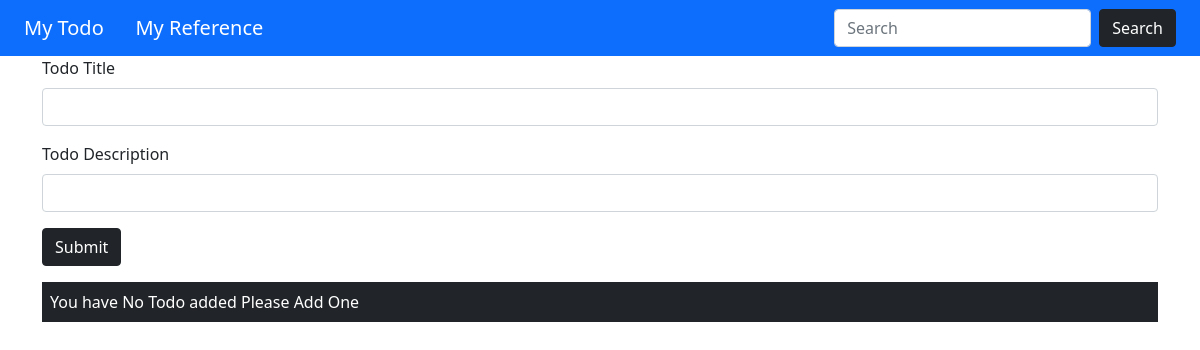
Before: / with the older database file.
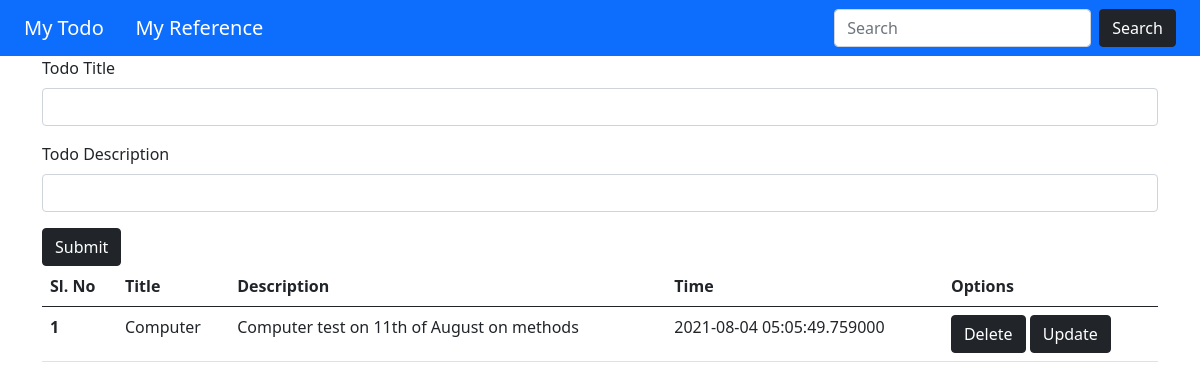
After: the same page with the newer database file.
### app.py (models this page shows)
class Todo(db.Model):
    sno = db.Column(db.Integer, primary_key = True)
    title = db.Column(db.String(200), nullable = False)
    desc = db.Column(db.String(500), nullable =False )
    date_created = db.Column(db.DateTime, default=datetime.utcnow)

### app.py (the view)
@app.route('/', methods=['GET', 'POST'])
def base_site():
    allTodo = Todo.query.all()
    return render_template('index.html', todos = allTodo)

### templates/index.html
{% extends 'base.html' %}
{% block body %}
<div class="container">
    <form action="/add" method="POST">
        <div class="mb-3">
            <label for="exampleInputEmail1" class="form-label">Todo Title</label>
            <input type="text" class="form-control" name="title" id="exampleInputEmail1" aria-describedby="emailHelp">
        </div>
        <div class="mb-3">
            <label for="exampleInputPassword1" class="form-label">Todo Description</label>
            <input type="test" class="form-control" name="desc" id="exampleInputPassword1">
        </div>
        <button type="submit" class="btn btn-dark">Submit</button>
    </form>
</div>
<div class="container">
    {% if todos|length > 0 %}
        <table class="table">
            <thead>
                <tr>
                    <th scope="col">Sl. No</th>
                    <th scope="col">Title</th>
                    <th scope="col">Description</th>
                    <th scope="col">Time</th>
                    <th scope="col">Options</th>
                </tr>
            </thead>
            <tbody>
                {% for todo in todos %}
                <tr>
                    <th scope="row">{{loop.index}}</th>
                    <td>{{todo.title}}</td>
                    <td>{{todo.desc}}</td>
                    <td>{{todo.date_created}}</td>
                    <td>
                        <form method="post" action="/check">
                            <button type="submit" name="Delete" class="btn btn-dark" value={{todo.sno}}>Delete</button>
                            <button type="submit" name="Update" class="btn btn-dark" value={{todo.sno}}>Update</button>
                        </form>
                    </td>
                </tr>
                {% endfor %}
            </tbody>
        </table>
    {% else %}
        <span class="d-block p-2 bg-dark text-white my-3">You have No Todo added Please Add One</span>
    {% endif %}
</div>
{% endblock body %}

Changed rows visible on the page:
added Todo: title "Computer", desc "Computer test on 11th of August on methods", date_created "2021-08-04 05:05:49.759000"
Other visible differences:
text no longer shown: "You have No Todo added Please Add One"
text now shown: "Sl. No Title Description Time Options"
